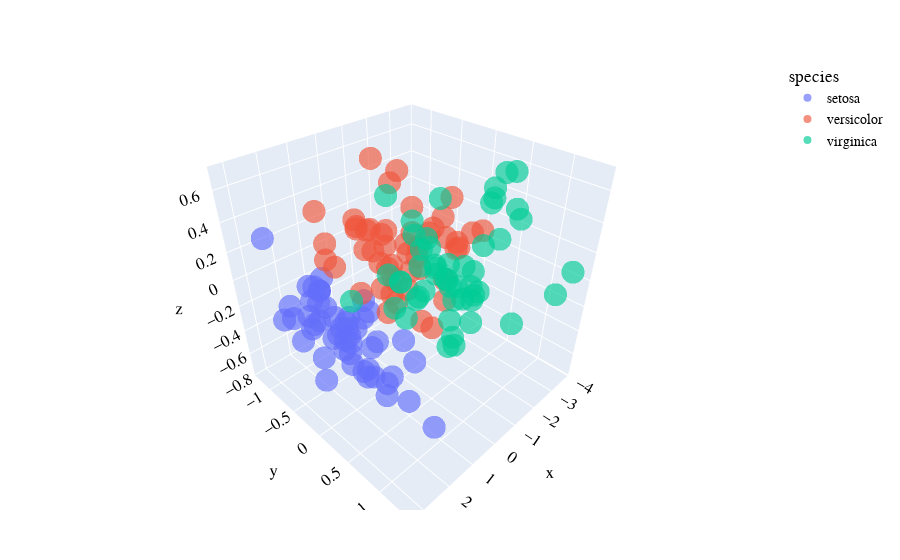

Notebook code cell kept with this figure:
### Markdown cell above
# Visualize PCA with scatter3d
We repeat the same visualization as be for but for three dimensions.

### Code cell
using PlotlyJS, MLJ
using DataFrames: DataFrame, insertcols!

PCA = @load PCA pkg="MultivariateStats" verbosity=0

function display_iris_3D_pca()
    df = DataFrame(dataset("iris"))
    axes = [:petal_length, :petal_width, :sepal_length, :sepal_width]
    X, = unpack(df, ∈(axes))
    coerce!(X, Any => Continuous)
    
    mach = machine(PCA(pratio=0.999,maxoutdim=3), X)
    fit!(mach)
    
    Xpca = transform(mach, X)
    insertcols!(Xpca, :species=>df[!,:species])
    
    axes_pca = Symbol.(filter!(∋('x'), names(Xpca)))
    
    layout = Layout(font=attr(family="Courier New", size=14, color="Black"))
    Plot(Xpca, layout; x=:x1, y=:x2, z=:x3, mode="markers", color=:species, kind="scatter3d", opacity=0.65)
end

display_iris_3D_pca()
